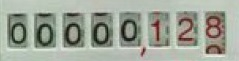
#> input picture test2.jpg, 239 x 61 px
$ python main.py
#> lines starting #> are read from the running program, lines starting #| are printed output that depends on the picture
import pytesseract
from PIL import Image, ImageEnhance

pytesseract.pytesseract.tesseract_cmd = 'C:\\Program Files\\Python392\\Scripts\\Tesseract\\tesseract.exe'

img = Image.open('test2.jpg')
#> img is the input picture: PIL image 239x61 RGB; mean R, G, B 158.8, 164.9, 152.4

# подрезать изображение, если на картинке не только циферблат

desaturate = ImageEnhance.Color(img)
img = desaturate.enhance(0)
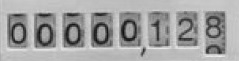
#> img: PIL image 239x61 RGB; min 12, max 238, mean 161.6
brightness = ImageEnhance.Brightness(img)
img = brightness.enhance(2.7)
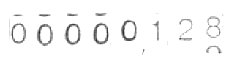
#> img: PIL image 239x61 RGB; min 32, max 255, mean 246.7
contrast = ImageEnhance.Contrast(img)
img = contrast.enhance(7)
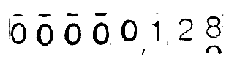
#> img: PIL image 239x61 RGB; min 0, max 255, mean 233.7

img.save("testCont.jpg")

config = r'--oem 3 --psm 7'
#> (the run stopped early here; a loop or call above may not have finished)

$ run again, with test3.jpg copied over test2.jpg
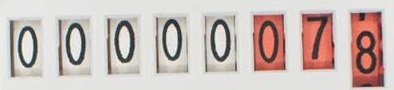
#> input picture test3.jpg, 394 x 90 px
#> img is the input picture: PIL image 394x90 RGB; mean R, G, B 201.7, 188.1, 183.5
#> `img = brightness.enhance(2.7)`:
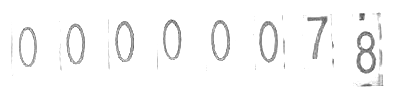
#> img: PIL image 394x90 RGB; min 72, max 255, mean 247.5
#> `img = contrast.enhance(7)`:
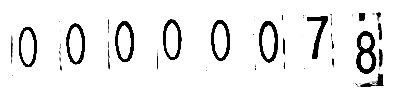
#> img: PIL image 394x90 RGB; min 0, max 255, mean 234.3
